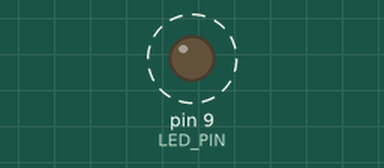
This sketch was run on a simulated Arduino Uno, built with avr-gcc and run on an emulated ATmega328P. On the bench: output pins drawn as LEDs (lit = HIGH). Dashed ring = blinking.

Above: at 0.5 s.
Timing chart, 0 to 4.6 s (numbered marks = the images above):
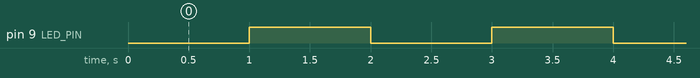

Measured:
- by itself, pin 9 (LED_PIN): alternates HIGH for 1.0 s and LOW for 1.0 s

The sketch:

blink-interrupt.ino
```cpp
/**
 * File              : blink-interrupt.ino
 * Author            : leonardSA <leonard.stephenauguste@gmail.com>
 * Date              : 11.11.2021
 * Last Modified Date: 11.11.2021
 * Last Modified By  : leonardSA <leonard.stephenauguste@gmail.com>
 */

#include <TimerOne.h>       /* TIMER1 librairy */

#define LED_PIN (9)
#define DELAY   (1000000)   /* 1 second */

/**
* @brief Toggle led on LED_PIN.
*/
void blink_isr() {
    static bool toggle = LOW;
    toggle = !toggle;
    digitalWrite(LED_PIN, toggle);
}


void setup() {
    pinMode(LED_PIN, OUTPUT);
    Timer1.initialize(DELAY);           /* init timer1 with delay */
    Timer1.attachInterrupt(blink_isr);  /* add blink_isr to timer1 int vector */
}


void loop() {
//  _____________________
// < Nothing to see here >
//  ---------------------
//         \   ^__^
//          \  (oo)\_______
//             (__)\       )\/\
//                 ||----w |
//                 ||     ||
}
```
